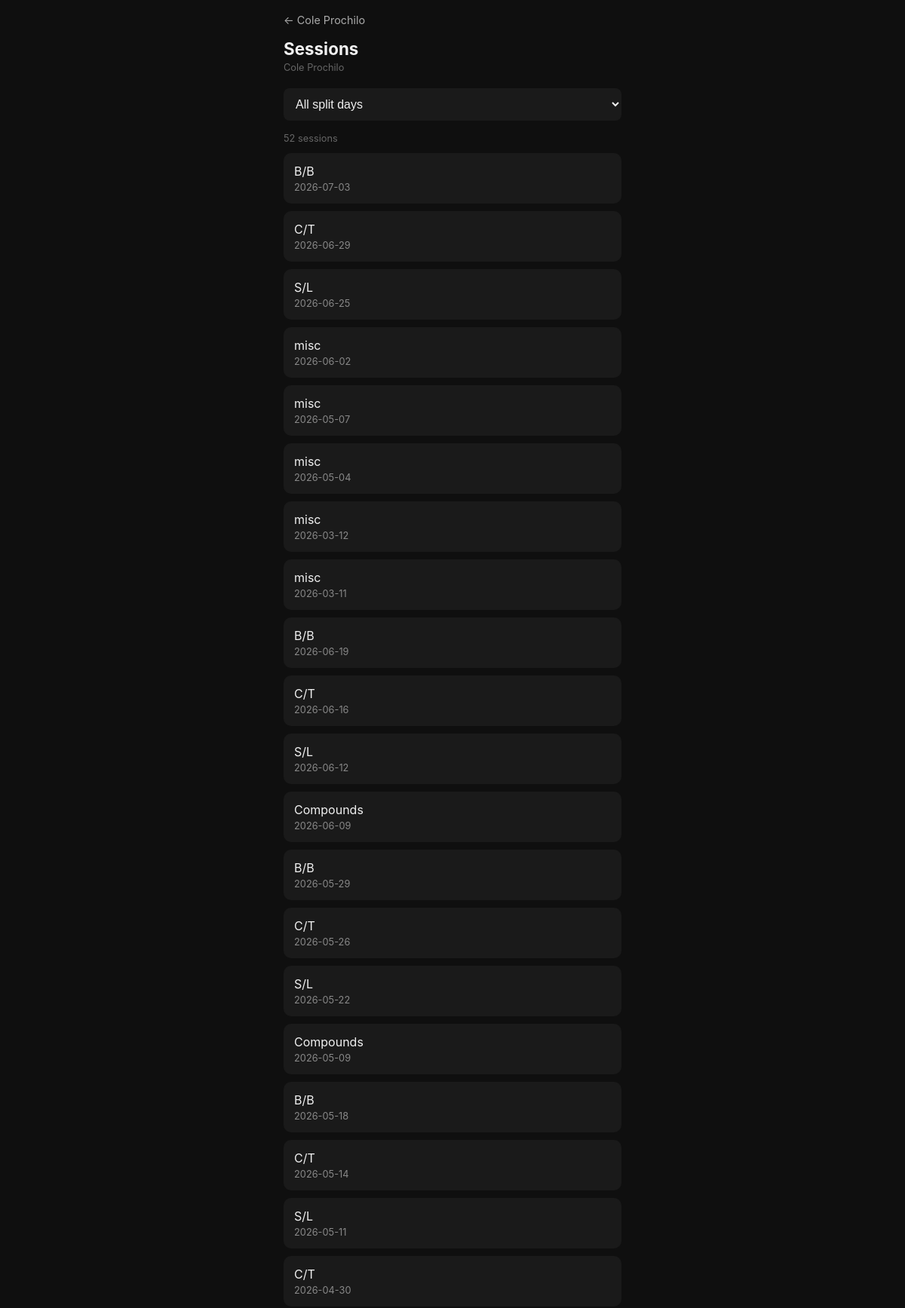
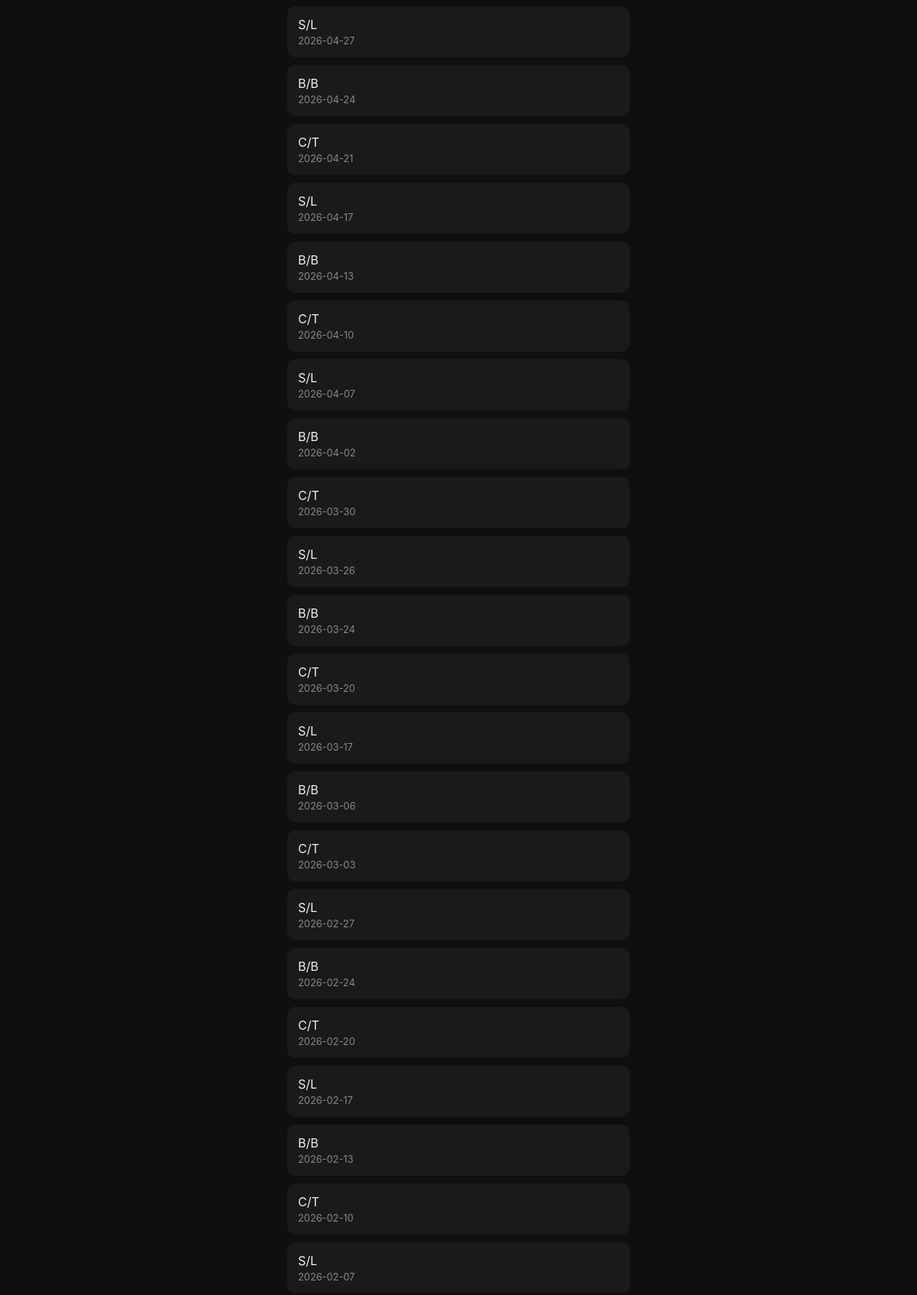
The app's page /user/1/sessions (upper part) with its own data (2 pictures, top to bottom).
### tables this page shows
CREATE TABLE users (
    user_id       INTEGER PRIMARY KEY AUTOINCREMENT,
    username      TEXT NOT NULL UNIQUE,
    password_hash TEXT NOT NULL,
    date_created  TEXT NOT NULL
);

CREATE TABLE workout_sessions (
    workout_id    INTEGER PRIMARY KEY AUTOINCREMENT,
    user_id       INTEGER NOT NULL REFERENCES users(user_id),
    date          TEXT NOT NULL,
    split_day     TEXT REFERENCES split_days(name)
);

### web_app.py (the view)
@app.route("/user/<int:user_id>/sessions")
def all_sessions(user_id):
    with get_conn() as conn:
        user = conn.execute("SELECT username FROM users WHERE user_id = ?", (user_id,)).fetchone()
        if not user:
            return redirect(url_for("index"))
        split_filter = request.args.get("split")
        split_days = [r[0] for r in conn.execute(
            "SELECT DISTINCT split_day FROM workout_sessions WHERE user_id = ? ORDER BY split_day",
            (user_id,)
        ).fetchall()]
        if split_filter:
            sessions = conn.execute(
                "SELECT workout_id, date, split_day FROM workout_sessions WHERE user_id = ? AND split_day = ? ORDER BY workout_id DESC",
                (user_id, split_filter)
            ).fetchall()
        else:
            sessions = conn.execute(
                "SELECT workout_id, date, split_day FROM workout_sessions WHERE user_id = ? ORDER BY workout_id DESC",
                (user_id,)
            ).fetchall()
    return render_template("all_sessions.html", user_id=user_id, username=user[0],
                           sessions=sessions, split_days=split_days, split_filter=split_filter)

### db.py (called while the page is built)
def get_conn():
    conn = sqlite3.connect(DB_PATH)
    conn.execute("PRAGMA foreign_keys = ON")
    return conn

### templates/all_sessions.html (shortened to what this page needs)
{% extends "base.html" %}
{% block content %}
<a class="back-link" href="{{ url_for('user_home', user_id=user_id) }}">← {{ username.title() }}</a>
<h1>Sessions</h1>
<div class="username-tag">{{ username.title() }}</div>
<select onchange="location.replace(this.value)" style="width:100%; padding:12px; border-radius:8px; border:none; background:#1a1a1a; color:#f0f0f0; font-size:1rem; margin-bottom:16px;">
  <option value="{{ url_for('all_sessions', user_id=user_id) }}" {% if not split_filter %}selected{% endif %}>All split days</option>
</select>
<div style="font-size:0.8rem; color:#666; margin-bottom:12px;">{{ sessions|length }} session{{ 's' if sessions|length != 1 else '' }}</div>
{% if not sessions %}
  <p style="color:#666;">No sessions found.</p>
{% else %}
  {% for session in sessions %}
  <a href="{{ url_for('session_detail', user_id=user_id, workout_id=session[0]) }}" class="card" style="display:block; text-decoration:none;">
    <div style="color:#f0f0f0; font-size:1rem;">{{ session[2] }}</div>
    <div style="color:#888; font-size:0.8rem; margin-top:4px;">{{ session[1] }}</div>
  </a>
  {% endfor %}
{% endif %}
{% endblock %}

### templates/base.html (shortened to what this page needs)
<!DOCTYPE html>
<html lang="en">
<head>
</head>
<body>
  {% block content %}{% endblock %}
</body>
</html>

### templates/base.html (style rules this page uses)
* { box-sizing: border-box; margin: 0; padding: 0; }
body { font-family: -apple-system, BlinkMacSystemFont, sans-serif; background: #0f0f0f; color: #f0f0f0; padding: 16px; max-width: 480px; margin: 0 auto; }
h1 { font-size: 1.4rem; margin-bottom: 4px; }
a { color: #4da6ff; text-decoration: none; }
.card { background: #1a1a1a; border-radius: 10px; padding: 14px; margin-bottom: 10px; }
.back-link { display: inline-block; margin-bottom: 16px; font-size: 0.9rem; color: #aaa; }
.username-tag { font-size: 0.8rem; color: #666; margin-bottom: 20px; }

### records on screen
users: title "Cole Prochilo"
workout_sessions: split_day "B/B", date "2026-07-03"
workout_sessions: split_day "C/T", date "2026-06-29"
workout_sessions: split_day "S/L", date "2026-06-25"
workout_sessions: split_day "misc", date "2026-06-02"
workout_sessions: split_day "misc", date "2026-05-07"
workout_sessions: split_day "misc", date "2026-05-04"
workout_sessions: split_day "misc", date "2026-03-12"
workout_sessions: split_day "misc", date "2026-03-11"
workout_sessions: split_day "B/B", date "2026-06-19"
workout_sessions: split_day "C/T", date "2026-06-16"
workout_sessions: split_day "S/L", date "2026-06-12"
workout_sessions: split_day "Compounds", date "2026-06-09"
workout_sessions: split_day "B/B", date "2026-05-29"
workout_sessions: split_day "C/T", date "2026-05-26"
workout_sessions: split_day "S/L", date "2026-05-22"
workout_sessions: split_day "Compounds", date "2026-05-09"
workout_sessions: split_day "B/B", date "2026-05-18"
workout_sessions: split_day "C/T", date "2026-05-14"
workout_sessions: split_day "S/L", date "2026-05-11"
workout_sessions: split_day "C/T", date "2026-04-30"
workout_sessions: split_day "S/L", date "2026-04-27"
workout_sessions: split_day "B/B", date "2026-04-24"
workout_sessions: split_day "C/T", date "2026-04-21"
workout_sessions: split_day "S/L", date "2026-04-17"
workout_sessions: split_day "B/B", date "2026-04-13"
workout_sessions: split_day "C/T", date "2026-04-10"
workout_sessions: split_day "S/L", date "2026-04-07"
workout_sessions: split_day "B/B", date "2026-04-02"
workout_sessions: split_day "C/T", date "2026-03-30"
workout_sessions: split_day "S/L", date "2026-03-26"
workout_sessions: split_day "B/B", date "2026-03-24"
workout_sessions: split_day "C/T", date "2026-03-20"
workout_sessions: split_day "S/L", date "2026-03-17"
workout_sessions: split_day "B/B", date "2026-03-06"
workout_sessions: split_day "C/T", date "2026-03-03"
workout_sessions: split_day "S/L", date "2026-02-27"
workout_sessions: split_day "B/B", date "2026-02-24"
workout_sessions: split_day "C/T", date "2026-02-20"
workout_sessions: split_day "S/L", date "2026-02-17"
workout_sessions: split_day "B/B", date "2026-02-13"
workout_sessions: split_day "C/T", date "2026-02-10"
workout_sessions: split_day "S/L", date "2026-02-07"

### other values on screen
{{ sessions|length }} "52"
{{ 's' if sessions|length != 1 else '' }} "s"
